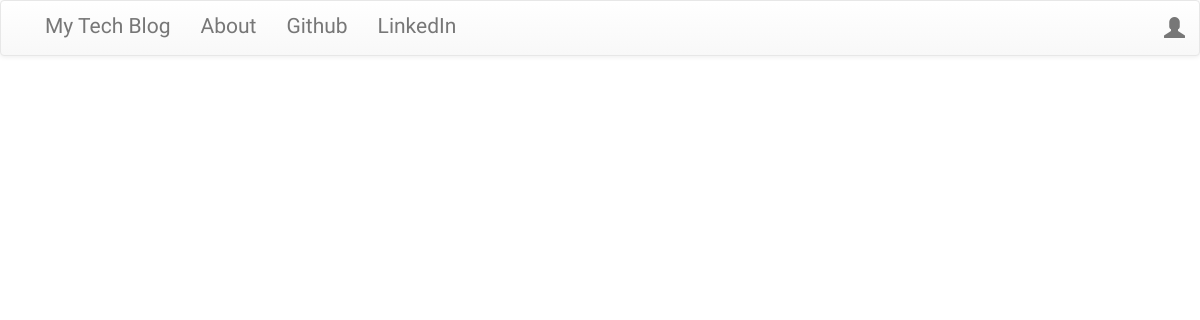
Before: / with the older database file.
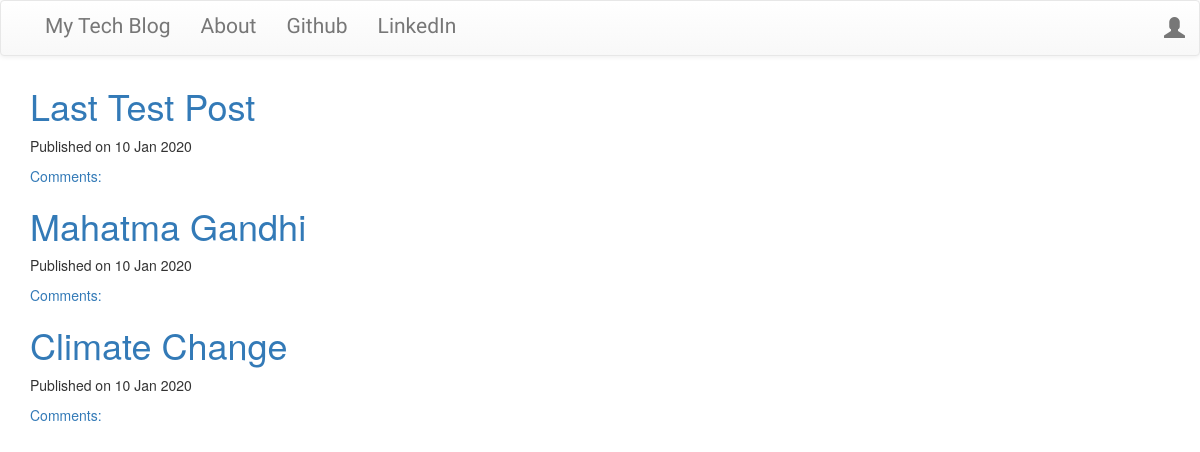
After: the same page with the newer database file.
### blog/models.py (models this page shows, shortened)
class Post(models.Model):
    author = models.ForeignKey('auth.User')
    title = models.CharField(max_length=200)
    text = models.TextField()
    created_date = models.DateTimeField(default=timezone.now)
    published_date = models.DateTimeField(blank=True,null=True)

### blog/views.py (the view)
# urls.py: url(r'^$',views.PostListView.as_view(),name="post_list"),
class PostListView(ListView):
    model = Post
    def get_queryset(self):
        return Post.objects.filter(published_date__lte=timezone.now()).order_by("-published_date")

### blog/templates/blog/post_list.html
{% extends "blog/base.html" %}
 {% block content %}
<div class="centerstage">
{% for post in post_list %}
<div class="post">
  <h1> <a href="{% url 'post_detail' pk=post.pk  %}">{{ post.title }}</a> </h1>
<div class="date">
  <p>Published on {{post.published_date|date:"d M Y"}}</p>
</div>
<a href="{% url 'post_detail' pk=post.pk %}">Comments:
{{post.approved_commment.count}}</a>
</div>
</div>
{% endfor %}
{% endblock %}

### blog/templates/blog/base.html (shortened to what this page needs)
<!DOCTYPE html>
{% load staticfiles %}
<html lang="en" dir="ltr">
  <head>
    <link rel="stylesheet" href="https://maxcdn.bootstrapcdn.com/bootstrap/3.3.7/css/bootstrap.min.css">
    <link rel="stylesheet" href="https://maxcdn.bootstrapcdn.com/bootstrap/3.3.7/css/bootstrap-theme.min.css">
<link rel="stylesheet" href="//cdn.jsdelivr.net/npm/medium-editor@latest/dist/css/medium-editor.min.css" type="text/css" media="screen" charset="utf-8">
<link rel="stylesheet" href="{% static 'css/blog.css' %}">
  </head>
  <body class="loader">
<nav class="navbar navbar-default techfont custom-navbar">
<div class="container">
  <ul class="nav navbar-nav">
    <li><a href="{% url 'post_list' %}">My Tech Blog</a></li>
    <li><a href="{% url 'about' %}">About</a></li>
    <li><a href="https://www.github.com">Github</a></li>
    <li><a  href="https://www.linkedin.com">LinkedIn</a></li>
  </ul>
<ul class='nav navbar-nav navbar-right'>
  {% if user.is_authenticated %}
  <li>
      <a href="{% url 'post_new' %}">New Post</a>
  </li>
  <li>
      <a href="{% url 'post_draft_list' %}">Drafts</a>
  </li>
  <li>
      <a href="{% url 'logout' %}">Log Out</a>
  </li>
  <li>
      <a>Welcome: {{user.username}}</a>
  </li>
  {% else %}
  <li> <a class="nav navbar-right" href="{% url 'login' %}"> <span class="glyphicon glyphicon-user"></span> </a> </li>
  {%endif%}
</ul>
</div>
</nav>
<div class="content container">
  <div class="row">
    <div class="col-md-8">
      <div class="blog_posts">
        {% block content %}
        {% endblock %}
      </div>
    </div>
  </div>
</div>
  </body>
</html>

### blog/static/css/blog.css (style rules this page uses)
.techfont { font-family: 'Russo One', sans-serif; font-size: 1.5em; margin-bottom: 10px; }
.centerstage { margin-left: auto; margin-right: auto; }
.loader { filter:hue-rotate(0deg); color:linear-gradient(45deg,#0f8,#08f); animation:hue 10000ms infinite linear; }

Changed rows visible on the page:
added Post: title "Last Test Post", published_date "10 Jan 2020"
added Post: title "Mahatma Gandhi", published_date "10 Jan 2020"
added Post: title "Climate Change", published_date "10 Jan 2020"
